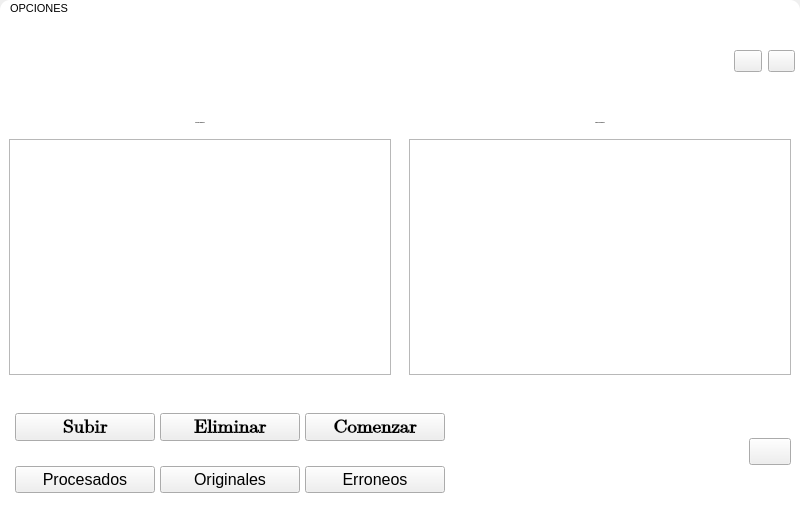
<?xml version="1.0" encoding="UTF-8"?>
<ui version="4.0">
 <class>Kenworth_Rio_Bravo</class>
 <widget class="QMainWindow" name="Kenworth_Rio_Bravo">
  <property name="geometry">
   <rect>
    <x>0</x>
    <y>0</y>
    <width>800</width>
    <height>520</height>
   </rect>
  </property>
  <property name="minimumSize">
   <size>
    <width>800</width>
    <height>520</height>
   </size>
  </property>
  <property name="maximumSize">
   <size>
    <width>800</width>
    <height>520</height>
   </size>
  </property>
  <property name="windowTitle">
   <string>KENWORTH RIO BRAVO</string>
  </property>
  <property name="styleSheet">
   <string notr="true">#Kenworth_Rio_Bravo{
min-width: 800px;
min-height:520px;
max-width: 800px;
max-height:520px;
}
#WPrincipal{
background-color: rgb(255, 255, 255);
}
[objectName^=&quot;btc_btc&quot;]{
background-color: transparent;
border-radius:none;
width:35px;
height:35px;
}
[objectName^=&quot;btc_btc&quot;]:hover{
	background-color: rgb(209, 209, 209);
	color: rgb(0, 0, 0);
	border-radius:4px;
}
[objectName^=&quot;Tabla&quot;]{
	background-color: rgb(255, 255, 255);
	border: 1px solid;
}
[objectName^=&quot;txt&quot;]{
	font-family: Arial;
	color: rgb(0, 0, 0);
	font-size: 20px;
}
[objectName^=&quot;btn_btn&quot;]{
	background-color: rgb(145, 145, 145);
	border-radius:4px;
	color: rgb(0, 0, 0);
	height:35px;
}
[objectName^=&quot;btn_btn&quot;]:hover{
	background-color:  rgb(209, 209, 209);
}
#menuBar{
background-color: rgb(255, 255, 255);
color: rgb(0, 0, 0);
border-top-left-radius: 10px;
border-top-right-radius: 10px;
}</string>
  </property>
  <widget class="QWidget" name="WPrincipal">
   <property name="minimumSize">
    <size>
     <width>0</width>
     <height>0</height>
    </size>
   </property>
   <property name="maximumSize">
    <size>
     <width>16777215</width>
     <height>16777215</height>
    </size>
   </property>
   <property name="styleSheet">
    <string notr="true"/>
   </property>
   <layout class="QVBoxLayout" name="verticalLayout">
    <property name="spacing">
     <number>0</number>
    </property>
    <property name="leftMargin">
     <number>0</number>
    </property>
    <property name="topMargin">
     <number>0</number>
    </property>
    <property name="rightMargin">
     <number>0</number>
    </property>
    <property name="bottomMargin">
     <number>0</number>
    </property>
    <item>
     <widget class="QWidget" name="WCabecera" native="true">
      <property name="minimumSize">
       <size>
        <width>0</width>
        <height>50</height>
       </size>
      </property>
      <property name="maximumSize">
       <size>
        <width>16777215</width>
        <height>50</height>
       </size>
      </property>
      <layout class="QHBoxLayout" name="horizontalLayout">
       <property name="spacing">
        <number>0</number>
       </property>
       <property name="leftMargin">
        <number>15</number>
       </property>
       <property name="topMargin">
        <number>0</number>
       </property>
       <property name="rightMargin">
        <number>0</number>
       </property>
       <property name="bottomMargin">
        <number>0</number>
       </property>
       <item>
        <widget class="QWidget" name="WLogo" native="true">
         <property name="minimumSize">
          <size>
           <width>200</width>
           <height>0</height>
          </size>
         </property>
         <property name="maximumSize">
          <size>
           <width>200</width>
           <height>16777215</height>
          </size>
         </property>
         <layout class="QVBoxLayout" name="verticalLayout_2">
          <property name="spacing">
           <number>0</number>
          </property>
          <property name="leftMargin">
           <number>0</number>
          </property>
          <property name="topMargin">
           <number>0</number>
          </property>
          <property name="rightMargin">
           <number>0</number>
          </property>
          <property name="bottomMargin">
           <number>0</number>
          </property>
          <item>
           <widget class="QLabel" name="lblLogoKWRB">
            <property name="text">
             <string/>
            </property>
            <property name="pixmap">
             <pixmap>../Source/LOGO_KWRB.png</pixmap>
            </property>
            <property name="scaledContents">
             <bool>true</bool>
            </property>
           </widget>
          </item>
         </layout>
        </widget>
       </item>
       <item>
        <spacer name="horizontalSpacer">
         <property name="orientation">
          <enum>Qt::Horizontal</enum>
         </property>
         <property name="sizeHint" stdset="0">
          <size>
           <width>476</width>
           <height>20</height>
          </size>
         </property>
        </spacer>
       </item>
       <item>
        <widget class="QWidget" name="WBotonesSalida" native="true">
         <property name="minimumSize">
          <size>
           <width>75</width>
           <height>0</height>
          </size>
         </property>
         <property name="maximumSize">
          <size>
           <width>75</width>
           <height>16777215</height>
          </size>
         </property>
         <layout class="QHBoxLayout" name="horizontalLayout_2">
          <property name="rightMargin">
           <number>5</number>
          </property>
          <item>
           <widget class="QPushButton" name="btc_btc_Minimizar">
            <property name="cursor">
             <cursorShape>PointingHandCursor</cursorShape>
            </property>
            <property name="toolTip">
             <string>Minimizar</string>
            </property>
            <property name="text">
             <string/>
            </property>
            <property name="icon">
             <iconset>
              <normaloff>../Source/Icon_Minimize.png</normaloff>../Source/Icon_Minimize.png</iconset>
            </property>
            <property name="iconSize">
             <size>
              <width>30</width>
              <height>30</height>
             </size>
            </property>
           </widget>
          </item>
          <item>
           <widget class="QPushButton" name="btc_btc_Cerrar">
            <property name="cursor">
             <cursorShape>PointingHandCursor</cursorShape>
            </property>
            <property name="mouseTracking">
             <bool>true</bool>
            </property>
            <property name="toolTip">
             <string>Cerrar</string>
            </property>
            <property name="text">
             <string/>
            </property>
            <property name="icon">
             <iconset>
              <normaloff>../Source/Icon_Close.png</normaloff>../Source/Icon_Close.png</iconset>
            </property>
            <property name="iconSize">
             <size>
              <width>30</width>
              <height>30</height>
             </size>
            </property>
           </widget>
          </item>
         </layout>
        </widget>
       </item>
      </layout>
     </widget>
    </item>
    <item>
     <widget class="QWidget" name="WCuerpo" native="true">
      <property name="minimumSize">
       <size>
        <width>0</width>
        <height>280</height>
       </size>
      </property>
      <property name="maximumSize">
       <size>
        <width>16777215</width>
        <height>280</height>
       </size>
      </property>
      <layout class="QHBoxLayout" name="horizontalLayout_3">
       <property name="spacing">
        <number>0</number>
       </property>
       <property name="leftMargin">
        <number>0</number>
       </property>
       <property name="topMargin">
        <number>0</number>
       </property>
       <property name="rightMargin">
        <number>0</number>
       </property>
       <property name="bottomMargin">
        <number>0</number>
       </property>
       <item>
        <widget class="QWidget" name="WTablaIzquierda" native="true">
         <layout class="QVBoxLayout" name="verticalLayout_3">
          <item>
           <widget class="QLabel" name="txt_EnCola">
            <property name="minimumSize">
             <size>
              <width>0</width>
              <height>20</height>
             </size>
            </property>
            <property name="maximumSize">
             <size>
              <width>16777215</width>
              <height>20</height>
             </size>
            </property>
            <property name="font">
             <font>
              <family>Arial</family>
              <pointsize>-1</pointsize>
              <weight>75</weight>
              <bold>true</bold>
             </font>
            </property>
            <property name="text">
             <string>Trabajos En Espera</string>
            </property>
            <property name="alignment">
             <set>Qt::AlignCenter</set>
            </property>
           </widget>
          </item>
          <item>
           <widget class="QTableWidget" name="Tabla_Cola"/>
          </item>
         </layout>
        </widget>
       </item>
       <item>
        <widget class="QWidget" name="WTablaDerecha" native="true">
         <layout class="QVBoxLayout" name="verticalLayout_4">
          <item>
           <widget class="QLabel" name="txt_Procesados">
            <property name="minimumSize">
             <size>
              <width>0</width>
              <height>20</height>
             </size>
            </property>
            <property name="maximumSize">
             <size>
              <width>16777215</width>
              <height>20</height>
             </size>
            </property>
            <property name="font">
             <font>
              <family>Arial</family>
              <pointsize>-1</pointsize>
              <weight>75</weight>
              <bold>true</bold>
             </font>
            </property>
            <property name="text">
             <string>Trabajos Realizados</string>
            </property>
            <property name="alignment">
             <set>Qt::AlignCenter</set>
            </property>
           </widget>
          </item>
          <item>
           <widget class="QTableWidget" name="Tabla_Procesados"/>
          </item>
         </layout>
        </widget>
       </item>
      </layout>
     </widget>
    </item>
    <item>
     <widget class="QWidget" name="WPie" native="true">
      <property name="minimumSize">
       <size>
        <width>0</width>
        <height>100</height>
       </size>
      </property>
      <property name="maximumSize">
       <size>
        <width>16777215</width>
        <height>100</height>
       </size>
      </property>
      <layout class="QHBoxLayout" name="horizontalLayout_4">
       <property name="spacing">
        <number>0</number>
       </property>
       <property name="leftMargin">
        <number>0</number>
       </property>
       <property name="topMargin">
        <number>0</number>
       </property>
       <property name="rightMargin">
        <number>0</number>
       </property>
       <property name="bottomMargin">
        <number>0</number>
       </property>
       <item>
        <widget class="QWidget" name="WBotones" native="true">
         <property name="minimumSize">
          <size>
           <width>450</width>
           <height>0</height>
          </size>
         </property>
         <layout class="QVBoxLayout" name="verticalLayout_6">
          <property name="spacing">
           <number>5</number>
          </property>
          <property name="leftMargin">
           <number>10</number>
          </property>
          <property name="topMargin">
           <number>0</number>
          </property>
          <property name="rightMargin">
           <number>0</number>
          </property>
          <property name="bottomMargin">
           <number>0</number>
          </property>
          <item>
           <widget class="QWidget" name="WBotonesTrabajo" native="true">
            <property name="minimumSize">
             <size>
              <width>0</width>
              <height>50</height>
             </size>
            </property>
            <property name="maximumSize">
             <size>
              <width>16777215</width>
              <height>50</height>
             </size>
            </property>
            <layout class="QHBoxLayout" name="horizontalLayout_5">
             <property name="spacing">
              <number>5</number>
             </property>
             <property name="leftMargin">
              <number>5</number>
             </property>
             <property name="topMargin">
              <number>5</number>
             </property>
             <property name="rightMargin">
              <number>5</number>
             </property>
             <property name="bottomMargin">
              <number>5</number>
             </property>
             <item>
              <widget class="QPushButton" name="btn_btn_Subir">
               <property name="font">
                <font>
                 <family>Cambria Math</family>
                 <pointsize>14</pointsize>
                 <weight>75</weight>
                 <bold>true</bold>
                </font>
               </property>
               <property name="cursor">
                <cursorShape>PointingHandCursor</cursorShape>
               </property>
               <property name="toolTip">
                <string>&lt;html&gt;&lt;head/&gt;&lt;body&gt;&lt;p&gt;Selecciona un archivo .xlsx&lt;/p&gt;&lt;/body&gt;&lt;/html&gt;</string>
               </property>
               <property name="styleSheet">
                <string notr="true"/>
               </property>
               <property name="text">
                <string>Subir</string>
               </property>
              </widget>
             </item>
             <item>
              <widget class="QPushButton" name="btn_btn_Eliminar">
               <property name="font">
                <font>
                 <family>Cambria Math</family>
                 <pointsize>14</pointsize>
                 <weight>75</weight>
                 <bold>true</bold>
                </font>
               </property>
               <property name="cursor">
                <cursorShape>PointingHandCursor</cursorShape>
               </property>
               <property name="toolTip">
                <string>&lt;html&gt;&lt;head/&gt;&lt;body&gt;&lt;p&gt;Elimina los archivos procesados&lt;/p&gt;&lt;/body&gt;&lt;/html&gt;</string>
               </property>
               <property name="styleSheet">
                <string notr="true"/>
               </property>
               <property name="text">
                <string>Eliminar</string>
               </property>
              </widget>
             </item>
             <item>
              <widget class="QPushButton" name="btn_btn_Comenzar">
               <property name="font">
                <font>
                 <family>Cambria Math</family>
                 <pointsize>14</pointsize>
                 <weight>75</weight>
                 <bold>true</bold>
                </font>
               </property>
               <property name="cursor">
                <cursorShape>PointingHandCursor</cursorShape>
               </property>
               <property name="toolTip">
                <string>&lt;html&gt;&lt;head/&gt;&lt;body&gt;&lt;p&gt;Comenzar el proceso&lt;/p&gt;&lt;/body&gt;&lt;/html&gt;</string>
               </property>
               <property name="styleSheet">
                <string notr="true"/>
               </property>
               <property name="text">
                <string>Comenzar</string>
               </property>
              </widget>
             </item>
            </layout>
           </widget>
          </item>
          <item>
           <widget class="QWidget" name="WBotonesRutas" native="true">
            <layout class="QHBoxLayout" name="horizontalLayout_6">
             <property name="spacing">
              <number>5</number>
             </property>
             <property name="leftMargin">
              <number>5</number>
             </property>
             <property name="topMargin">
              <number>5</number>
             </property>
             <property name="rightMargin">
              <number>5</number>
             </property>
             <property name="bottomMargin">
              <number>5</number>
             </property>
             <item>
              <widget class="QPushButton" name="btn_btn_Procesados">
               <property name="font">
                <font>
                 <pointsize>12</pointsize>
                 <weight>50</weight>
                 <bold>false</bold>
                </font>
               </property>
               <property name="cursor">
                <cursorShape>PointingHandCursor</cursorShape>
               </property>
               <property name="toolTip">
                <string>&lt;html&gt;&lt;head/&gt;&lt;body&gt;&lt;p&gt;Ruta de archivos procesados&lt;/p&gt;&lt;/body&gt;&lt;/html&gt;</string>
               </property>
               <property name="styleSheet">
                <string notr="true"/>
               </property>
               <property name="text">
                <string>Procesados</string>
               </property>
              </widget>
             </item>
             <item>
              <widget class="QPushButton" name="btn_btn_Originales">
               <property name="font">
                <font>
                 <pointsize>12</pointsize>
                </font>
               </property>
               <property name="cursor">
                <cursorShape>PointingHandCursor</cursorShape>
               </property>
               <property name="toolTip">
                <string>&lt;html&gt;&lt;head/&gt;&lt;body&gt;&lt;p&gt;Ruta de archivos originales&lt;/p&gt;&lt;/body&gt;&lt;/html&gt;</string>
               </property>
               <property name="styleSheet">
                <string notr="true"/>
               </property>
               <property name="text">
                <string>Originales</string>
               </property>
              </widget>
             </item>
             <item>
              <widget class="QPushButton" name="btn_btn_Errores">
               <property name="font">
                <font>
                 <pointsize>12</pointsize>
                </font>
               </property>
               <property name="cursor">
                <cursorShape>PointingHandCursor</cursorShape>
               </property>
               <property name="toolTip">
                <string>&lt;html&gt;&lt;head/&gt;&lt;body&gt;&lt;p&gt;Ruta de archivos erroneos&lt;/p&gt;&lt;/body&gt;&lt;/html&gt;</string>
               </property>
               <property name="styleSheet">
                <string notr="true"/>
               </property>
               <property name="text">
                <string>Erroneos</string>
               </property>
              </widget>
             </item>
            </layout>
           </widget>
          </item>
         </layout>
        </widget>
       </item>
       <item>
        <widget class="QWidget" name="WTextoProceso" native="true">
         <layout class="QVBoxLayout" name="verticalLayout_5">
          <property name="spacing">
           <number>5</number>
          </property>
          <property name="leftMargin">
           <number>0</number>
          </property>
          <property name="rightMargin">
           <number>0</number>
          </property>
          <item>
           <widget class="QLabel" name="lbl_TrabajandoCon">
            <property name="enabled">
             <bool>false</bool>
            </property>
            <property name="font">
             <font>
              <family>Arial</family>
              <pointsize>12</pointsize>
              <weight>75</weight>
              <bold>true</bold>
             </font>
            </property>
            <property name="text">
             <string/>
            </property>
            <property name="alignment">
             <set>Qt::AlignCenter</set>
            </property>
           </widget>
          </item>
          <item>
           <widget class="QLabel" name="lbl_NombreReporte">
            <property name="enabled">
             <bool>false</bool>
            </property>
            <property name="font">
             <font>
              <family>Arial</family>
              <pointsize>12</pointsize>
              <weight>75</weight>
              <bold>true</bold>
             </font>
            </property>
            <property name="text">
             <string/>
            </property>
            <property name="alignment">
             <set>Qt::AlignCenter</set>
            </property>
           </widget>
          </item>
         </layout>
        </widget>
       </item>
       <item>
        <widget class="QWidget" name="WBotonAyuda" native="true">
         <property name="minimumSize">
          <size>
           <width>60</width>
           <height>0</height>
          </size>
         </property>
         <property name="maximumSize">
          <size>
           <width>60</width>
           <height>60</height>
          </size>
         </property>
         <layout class="QVBoxLayout" name="verticalLayout_7">
          <item>
           <widget class="QPushButton" name="btn_btn_Ayuda">
            <property name="maximumSize">
             <size>
              <width>16777213</width>
              <height>16777215</height>
             </size>
            </property>
            <property name="font">
             <font>
              <family>Verdana</family>
              <pointsize>12</pointsize>
              <weight>75</weight>
              <bold>true</bold>
             </font>
            </property>
            <property name="cursor">
             <cursorShape>PointingHandCursor</cursorShape>
            </property>
            <property name="acceptDrops">
             <bool>false</bool>
            </property>
            <property name="toolTip">
             <string notr="true">&lt;html&gt;&lt;head/&gt;&lt;body&gt;&lt;p align=&quot;justify&quot;&gt;Ayuda&lt;/p&gt;&lt;/body&gt;&lt;/html&gt;</string>
            </property>
            <property name="toolTipDuration">
             <number>0</number>
            </property>
            <property name="statusTip">
             <string/>
            </property>
            <property name="whatsThis">
             <string/>
            </property>
            <property name="accessibleName">
             <string/>
            </property>
            <property name="accessibleDescription">
             <string/>
            </property>
            <property name="layoutDirection">
             <enum>Qt::LeftToRight</enum>
            </property>
            <property name="autoFillBackground">
             <bool>false</bool>
            </property>
            <property name="styleSheet">
             <string notr="true"/>
            </property>
            <property name="locale">
             <locale language="Spanish" country="Nicaragua"/>
            </property>
            <property name="text">
             <string/>
            </property>
            <property name="icon">
             <iconset>
              <normaloff>../Source/Icon_Help.png</normaloff>../Source/Icon_Help.png</iconset>
            </property>
            <property name="iconSize">
             <size>
              <width>32</width>
              <height>32</height>
             </size>
            </property>
           </widget>
          </item>
         </layout>
        </widget>
       </item>
      </layout>
     </widget>
    </item>
   </layout>
  </widget>
  <widget class="QMenuBar" name="menuBar">
   <property name="geometry">
    <rect>
     <x>0</x>
     <y>0</y>
     <width>800</width>
     <height>25</height>
    </rect>
   </property>
   <property name="font">
    <font>
     <family>Arial</family>
     <pointsize>8</pointsize>
    </font>
   </property>
   <widget class="QMenu" name="menuOPCIONES">
    <property name="font">
     <font>
      <family>Arial</family>
      <pointsize>8</pointsize>
     </font>
    </property>
    <property name="title">
     <string>OPCIONES</string>
    </property>
    <widget class="QMenu" name="menuPagosClientes">
     <property name="font">
      <font>
       <family>Arial</family>
       <pointsize>8</pointsize>
      </font>
     </property>
     <property name="title">
      <string>Reportes</string>
     </property>
     <widget class="QMenu" name="menuPagos_de_facturas_de_clientes">
      <property name="title">
       <string>Pagos de facturas de clientes</string>
      </property>
      <addaction name="actionObjetivos_Mensuales_PagosClientes"/>
     </widget>
     <addaction name="menuPagos_de_facturas_de_clientes"/>
    </widget>
    <addaction name="menuPagosClientes"/>
    <addaction name="actionFechaMovimiento"/>
    <addaction name="actionDirecciones_de_envio"/>
   </widget>
   <addaction name="menuOPCIONES"/>
  </widget>
  <action name="Pagos_Clientes_Objetivos">
   <property name="text">
    <string>Pagos_Clientes(Objetivos)</string>
   </property>
  </action>
  <action name="actionFechaMovimiento">
   <property name="text">
    <string>FechaMovimiento</string>
   </property>
  </action>
  <action name="actionDirecciones_de_envio">
   <property name="text">
    <string>Direcciones de envio</string>
   </property>
  </action>
  <action name="actionObjetivos_Mensuales_PagosClientes">
   <property name="text">
    <string>Objetivos Mensuales</string>
   </property>
   <property name="font">
    <font>
     <pointsize>8</pointsize>
    </font>
   </property>
  </action>
 </widget>
 <resources/>
 <connections/>
</ui>
